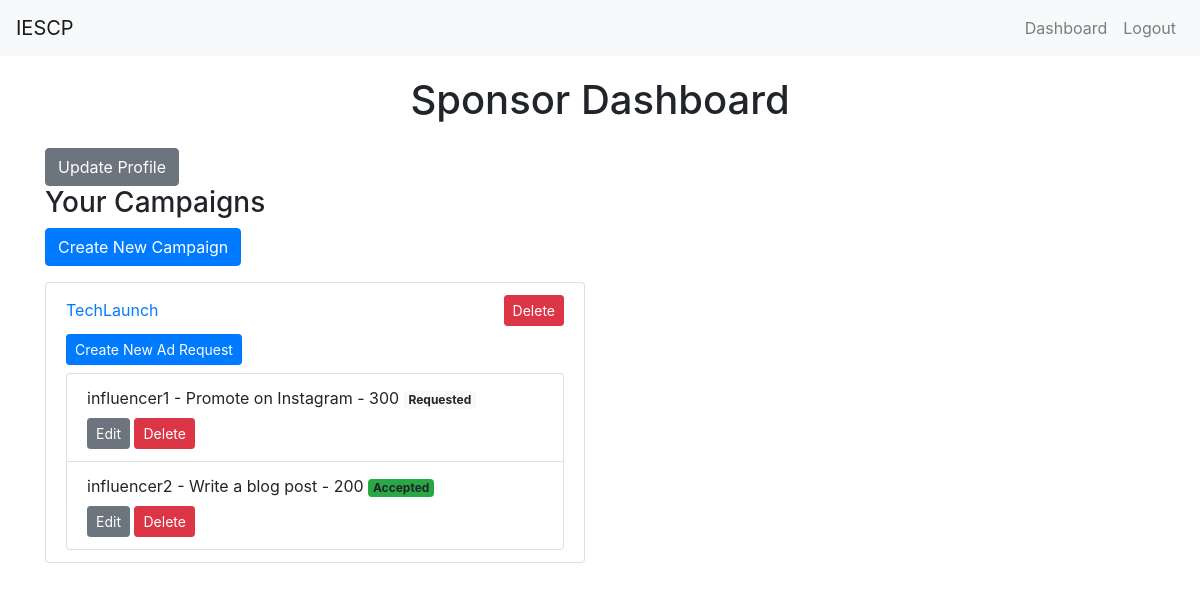
The app's page /sponsor_dashboard (signed in) with its own data.
### app.py (models this page shows, shortened)
class Campaign(db.Model):
    id = db.Column(db.Integer, primary_key=True)
    name = db.Column(db.String(100), nullable=False)
    description = db.Column(db.String(200))
    start_date = db.Column(db.DateTime, default=db.func.current_timestamp())
    end_date = db.Column(db.DateTime)
    budget = db.Column(db.Float, nullable=False)
    owner_id = db.Column(db.Integer, db.ForeignKey('user.id'), nullable=False)
    visibility = db.Column(db.String(10))  # 'public' or 'private'
    flagged = db.Column(db.Boolean, default=False)
    ad_requests = db.relationship('AdRequest', backref='campaign', lazy=True)

class AdRequest(db.Model):
    id = db.Column(db.Integer, primary_key=True)
    campaign_id = db.Column(db.Integer, db.ForeignKey('campaign.id'), nullable=False)
    influencer_id = db.Column(db.Integer, db.ForeignKey('user.id'), nullable=False)
    messages = db.Column(db.Text)
    requirements = db.Column(db.Text)
    payment_amount = db.Column(db.Integer)
    negotiation_comment = db.Column(db.Text, nullable=True)
    status = db.Column(db.String(20), nullable=False, default='Requested')

class User(UserMixin, db.Model):
    id = db.Column(db.Integer, primary_key=True)
    username = db.Column(db.String(50), unique=True, nullable=False)
    password = db.Column(db.String(200), nullable=False)
    role = db.Column(db.String(20), nullable=False)  # 'admin', 'sponsor', 'influencer'
    flagged = db.Column(db.Boolean, default=False)  # Flag for inappropriate users
    campaigns = db.relationship('Campaign', backref='owner', lazy=True)
    ad_requests = db.relationship('AdRequest', backref='influencer', lazy=True)
    company_name = db.Column(db.String(100))
    industry = db.Column(db.String(100))
    budget = db.Column(db.Integer)
    category = db.Column(db.String(100))
    niche = db.Column(db.String(100))
    reach = db.Column(db.Integer)

### app.py (the view)
@app.route('/sponsor_dashboard')
@login_required
def sponsor_dashboard():
    if current_user.role != 'sponsor':
        flash('Access unauthorized!', 'danger')
        return redirect(url_for('index'))
    campaigns = Campaign.query.filter_by(owner_id=current_user.id).all()
    ad_requests = AdRequest.query.join(Campaign).filter(Campaign.owner_id == current_user.id).all()
    return render_template('sponsor_dashboard.html', campaigns=campaigns, ad_requests=ad_requests)

### app.py (called while the page is built)
@login_manager.user_loader
def load_user(user_id):
    return User.query.get(int(user_id))

### templates/sponsor_dashboard.html (shortened to what this page needs)
{% extends "layout.html" %}
{% block content %}
<h1 class="text-center mb-4">Sponsor Dashboard</h1>
<a href="{{ url_for('profile') }}" class="btn btn-secondary">Update Profile</a>
<div class="row">
    <div class="col-md-6">
        <h3>Your Campaigns</h3>
        <a href="{{ url_for('create_campaign') }}" class="btn btn-primary mb-3">Create New Campaign</a>
        <ul class="list-group">
            {% for campaign in campaigns %}
            <li class="list-group-item">
                <div class="d-flex justify-content-between align-items-center">
                    <a href="{{ url_for('update_campaign', campaign_id=campaign.id) }}">{{ campaign.name }}</a>
                    <form method="POST" action="{{ url_for('delete_campaign', campaign_id=campaign.id) }}" class="d-inline">
                        <button type="submit" class="btn btn-danger btn-sm">Delete</button>
                    </form>
                </div>
                <a href="{{ url_for('create_ad_request') }}" class="btn btn-primary btn-sm mt-2 mb-2">Create New Ad Request</a>
                <ul class="list-group">
                    {% for ad_request in campaign.ad_requests %}
                    <li class="list-group-item">
                        {{ ad_request.influencer.username }} - {{ ad_request.requirements }} - {{ ad_request.payment_amount }}
                        <span class="badge {% if ad_request.status == 'Accepted' %}bg-success{% elif ad_request.status == 'Rejected' %}bg-danger{% elif ad_request.status == 'Requested' %}bg-light{% elif ad_request.status == 'Negotiated' %}bg-warning text-dark{% endif %}">
                            {{ ad_request.status }}
                        </span>
                        <div class="mt-2">
                            <a href="{{ url_for('update_ad_request', ad_request_id=ad_request.id) }}" class="btn btn-secondary btn-sm">Edit</a>
                            <form method="POST" action="{{ url_for('delete_ad_request', ad_request_id=ad_request.id) }}" class="d-inline">
                                <button type="submit" class="btn btn-danger btn-sm">Delete</button>
                            </form>
                        </div>
                    </li>
                    {% else %}
                    <li class="list-group-item">No ad requests found.</li>
                    {% endfor %}
                </ul>
            </li>
            {% else %}
            <li class="list-group-item">No campaigns found.</li>
            {% endfor %}
        </ul>
    </div>
</div>
{% endblock %}

### records on screen
Campaign: name "TechLaunch"
AdRequest: influencer.username "influencer1", requirements "Promote on Instagram", payment_amount "300", status "Requested"
AdRequest: influencer.username "influencer2", requirements "Write a blog post", payment_amount "200", status "Accepted"
